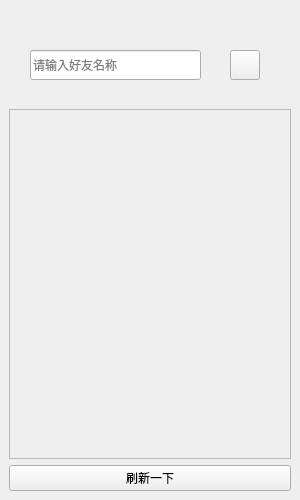
<?xml version="1.0" encoding="UTF-8"?>
<ui version="4.0">
 <class>addfriends</class>
 <widget class="QWidget" name="addfriends">
  <property name="geometry">
   <rect>
    <x>0</x>
    <y>0</y>
    <width>300</width>
    <height>500</height>
   </rect>
  </property>
  <property name="minimumSize">
   <size>
    <width>300</width>
    <height>500</height>
   </size>
  </property>
  <property name="maximumSize">
   <size>
    <width>300</width>
    <height>500</height>
   </size>
  </property>
  <property name="windowTitle">
   <string>Form</string>
  </property>
  <layout class="QVBoxLayout" name="verticalLayout">
   <property name="spacing">
    <number>0</number>
   </property>
   <property name="leftMargin">
    <number>0</number>
   </property>
   <property name="topMargin">
    <number>0</number>
   </property>
   <property name="rightMargin">
    <number>0</number>
   </property>
   <property name="bottomMargin">
    <number>0</number>
   </property>
   <item>
    <widget class="QWidget" name="wdg_userFind" native="true">
     <property name="minimumSize">
      <size>
       <width>300</width>
       <height>100</height>
      </size>
     </property>
     <property name="maximumSize">
      <size>
       <width>300</width>
       <height>100</height>
      </size>
     </property>
     <widget class="QLineEdit" name="lineEdit">
      <property name="geometry">
       <rect>
        <x>30</x>
        <y>50</y>
        <width>171</width>
        <height>30</height>
       </rect>
      </property>
      <property name="placeholderText">
       <string>请输入好友名称</string>
      </property>
     </widget>
     <widget class="QPushButton" name="pushButton">
      <property name="geometry">
       <rect>
        <x>230</x>
        <y>50</y>
        <width>30</width>
        <height>30</height>
       </rect>
      </property>
      <property name="text">
       <string/>
      </property>
      <property name="icon">
       <iconset resource="resource.qrc">
        <normaloff>:/lib/sousuo2.png</normaloff>:/lib/sousuo2.png</iconset>
      </property>
     </widget>
     <zorder>lineEdit</zorder>
     <zorder>pushButton</zorder>
     <zorder>wdg_userMayLike</zorder>
     <zorder>wdg_userMayLike</zorder>
    </widget>
   </item>
   <item>
    <widget class="QWidget" name="wdg_userMayLike" native="true">
     <property name="minimumSize">
      <size>
       <width>300</width>
       <height>400</height>
      </size>
     </property>
     <property name="maximumSize">
      <size>
       <width>300</width>
       <height>400</height>
      </size>
     </property>
     <layout class="QVBoxLayout" name="verticalLayout_4">
      <item>
       <widget class="QScrollArea" name="scrollArea">
        <property name="widgetResizable">
         <bool>true</bool>
        </property>
        <widget class="QWidget" name="scrollAreaWidgetContents_2">
         <property name="geometry">
          <rect>
           <x>0</x>
           <y>0</y>
           <width>276</width>
           <height>341</height>
          </rect>
         </property>
         <layout class="QVBoxLayout" name="verticalLayout_3">
          <property name="spacing">
           <number>0</number>
          </property>
          <property name="topMargin">
           <number>0</number>
          </property>
          <property name="bottomMargin">
           <number>0</number>
          </property>
          <item>
           <widget class="QWidget" name="wdg_UserList" native="true"/>
          </item>
          <item>
           <spacer name="verticalSpacer_2">
            <property name="orientation">
             <enum>Qt::Vertical</enum>
            </property>
            <property name="sizeHint" stdset="0">
             <size>
              <width>20</width>
              <height>358</height>
             </size>
            </property>
           </spacer>
          </item>
         </layout>
        </widget>
       </widget>
      </item>
      <item>
       <widget class="QPushButton" name="pushButton_2">
        <property name="text">
         <string>刷新一下</string>
        </property>
       </widget>
      </item>
     </layout>
     <zorder>pushButton_2</zorder>
     <zorder>verticalSpacer</zorder>
     <zorder>scrollArea</zorder>
    </widget>
   </item>
  </layout>
 </widget>
 <resources>
  <include location="resource.qrc"/>
 </resources>
 <connections/>
</ui>
